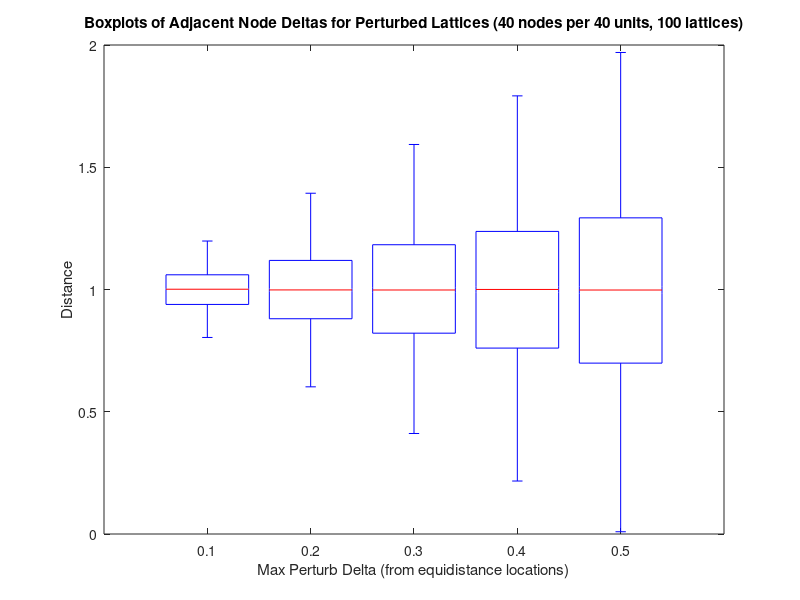

Write the MATLAB code that produced this figure. (Note: this script raises an error after producing the figure.)
clear all;
close all;

%% load lattice information
load('perturbed_lattices_single_sim.mat');

%% Extract node spacing information
[realisations, nodes] = size(node_locations_0_10);

spacingsPerLatticeType = realisations * nodes - realisations;
nodeSpacings = zeros(spacingsPerLatticeType, 5);

nodeSpacings(:, 1) = reshape(node_locations_0_10(:, 2:end) ...
    - node_locations_0_10(:, 1:end-1), spacingsPerLatticeType, 1);
nodeSpacings(:, 2) = reshape(node_locations_0_20(:, 2:end) ...
    - node_locations_0_20(:, 1:end-1), spacingsPerLatticeType, 1);
nodeSpacings(:, 3) = reshape(node_locations_0_30(:, 2:end) ...
    - node_locations_0_30(:, 1:end-1), spacingsPerLatticeType, 1);
nodeSpacings(:, 4) = reshape(node_locations_0_40(:, 2:end) ... 
    - node_locations_0_40(:, 1:end-1), spacingsPerLatticeType, 1);
nodeSpacings(:, 5) = reshape(node_locations_0_50(:, 2:end) ...
    - node_locations_0_50(:, 1:end-1), spacingsPerLatticeType, 1);

%% Plot node spacing information
figure;
boxplotLabels = {'0.1', '0.2', '0.3', '0.4', '0.5'};
boxplotHandles = boxplot(nodeSpacings, 'Labels', boxplotLabels);
title(['Boxplots of Adjacent Node Deltas for Perturbed Lattices ' ...
    '(40 nodes per 40 units, 100 lattices)']);
xlabel('Max Perturb Delta (from equidistance locations)');
ylabel('Distance');

%% Output node spacing information
handlesSize = size(boxplotHandles);
numBoxPlots = handlesSize(2);

upperWhiskerHandles = findobj(boxplotHandles, 'tag', 'Upper Whisker');
upperWhiskerValues = get(upperWhiskerHandles, 'YData');

medianHandles = findobj(boxplotHandles, 'tag', 'Median');
medianValues = get(medianHandles, 'YData');

lowerWhiskerHandles = findobj(boxplotHandles, 'tag', 'Lower Whisker');
lowerWhiskerValues = get(lowerWhiskerHandles, 'YData');

for i = 1:numBoxPlots
    disp('--------------------------------------------------------');
    disp(['Important statistics (max perturb delta = ' boxplotLabels{i} ')']);
    disp(['Maximum: ' num2str(upperWhiskerValues{i}(2))]);
    disp(['Upper Quartile: ' num2str(upperWhiskerValues{i}(1))]);
    disp(['Median: ' num2str(medianValues{i}(1))]);
    disp(['Lower Quartile: ' num2str(lowerWhiskerValues{i}(2))]);
    disp(['Minimum: ' num2str(lowerWhiskerValues{i}(1))]);
    disp(['IQR: ' num2str(upperWhiskerValues{i}(1) - lowerWhiskerValues{i}(2))]);
    disp(['Mean: ' num2str(sum(nodeSpacings(:, i)) / spacingsPerLatticeType)]);
    disp('--------------------------------------------------------');
end
